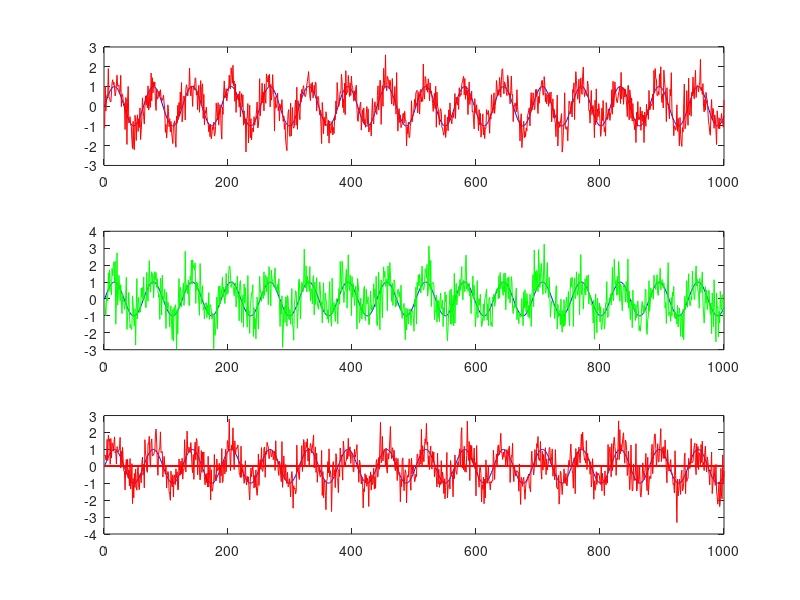

The MATLAB source for this figure:
workspace;
format long g;
format compact;



SNR = 2; %approx 3 dB

Len = 100;
step = 0.1;
t = linspace(0, Len, Len/step);
s0 = sin(t); %base signal

subplot(3,1,1); %measured base signal + noise
s1 = awgn(s0, SNR, 'measured');

plot(s0, 'b-');
hold on;
plot(s1, 'r-');

subplot(3,1,2); %base signal + noise
s2 = awgn(s0, SNR);

plot(s0, 'b-');
hold on;
plot(s2, 'g-');

subplot(3,1,3); %base signal + manually generated noise
s3 = zeros(length(s0));

for i=1:length(s0)
    s3(i) = s0(i) + 1/sqrt(SNR) * randn(1,1);
end

plot(s0, 'b-');
hold on;
plot(s3, 'r-');

